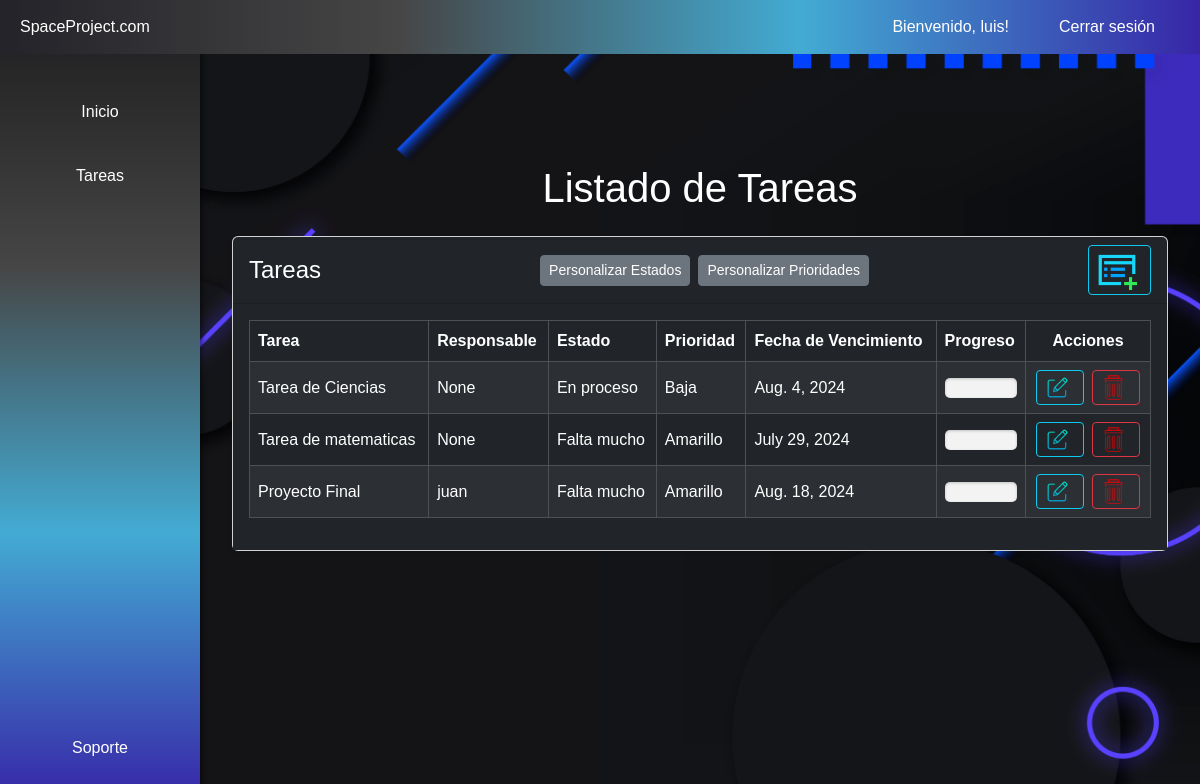
The page /index/ (signed in) on the database as committed earlier.
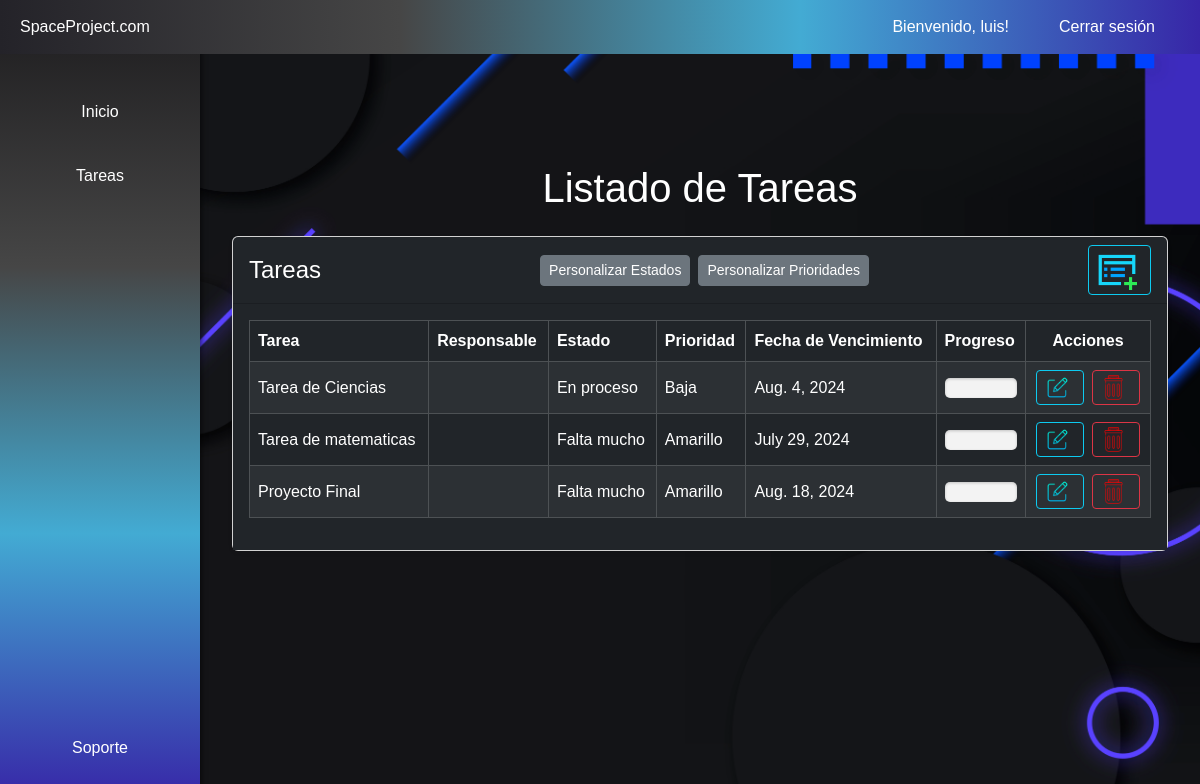
The same page on the database as committed later.
### gestor/models.py (models this page shows, shortened)
class Proyecto(models.Model):
    id_proyecto = models.AutoField(primary_key=True, verbose_name='ID Proyecto')
    nombre_proyecto = models.CharField(max_length=255)
    responsable = models.EmailField(null=True, blank=True)
    id_estado = models.ForeignKey(Estado, on_delete=models.CASCADE)
    id_prioridad = models.ForeignKey(Prioridad, on_delete=models.CASCADE)
    fecha_vencimiento = models.DateField(default=timezone.now() + timedelta(days=30))
    id_usuario = models.ForeignKey(User, on_delete=models.CASCADE)
    porcentaje = models.PositiveIntegerField(default=0)  # Nuevo campo de porcentaje

class Estado(models.Model):
    id_estado = models.AutoField(primary_key=True, verbose_name='ID Estado')
    descripcion_estado = models.CharField(max_length=50)
    id_usuario = models.ForeignKey(User, null=True, blank=True, on_delete=models.CASCADE)

class Prioridad(models.Model):
    id_prioridad = models.AutoField(primary_key=True, verbose_name='ID Prioridad')
    descripcion_prioridad = models.CharField(max_length=50)
    id_usuario = models.ForeignKey(User, null=True, blank=True, on_delete=models.CASCADE)

### gestor/views.py (the view)
# urls.py: path('index/', proyectos, name='index'),
@login_required(login_url='/accounts/login/')
def proyectos(request):
    proyectos = Proyecto.objects.filter(id_usuario=request.user)
    estados = Estado.objects.all()
    prioridades = Prioridad.objects.all()
    return render(request, 'proyectos/index.html', {
        'proyectos': proyectos,
        'estados': estados,
        'prioridades': prioridades,
    })

### gestor/templates/proyectos/index.html (shortened to what this page needs)
{% extends "base.html" %}
{% load static %}
{% block contenido %}
<h1 class="text-center my-4">Listado de Tareas</h1>
<div class="container">
    <div class="card shadow-sm mb-4">
        <div class="card-header d-flex justify-content-between align-items-center bg-dark text-white">
            <h4 class="mb-0">Tareas</h4>
            <div class="d-flex justify-content-center w-100">
                <a href="{% url 'custom_estado' %}" class="btn btn-secondary btn-sm me-2">Personalizar Estados</a>
                <a href="{% url 'custom_prioridad' %}" class="btn btn-secondary btn-sm">Personalizar Prioridades</a>
            </div>
            <a href="{% url 'agregar_proyecto' %}" class="btn btn-outline-info btn-sm">
                <img src="{% static 'imagenes/icono agregar4.png' %}" alt="Agregar Tarea" style="width: 40px; height: 40px; margin-right: 5px;">
            </a>
        </div>
        <div class="card-body bg-dark text-white">
            <div class="table-responsive">
                <table id="example" class="table table-hover table-bordered align-middle table-striped table-dark">
                    <thead class="table-dark">
                        <tr>
                            <th scope="col">Tarea</th>
                            <th scope="col">Responsable</th>
                            <th scope="col">Estado</th>
                            <th scope="col">Prioridad</th>
                            <th scope="col">Fecha de Vencimiento</th>
                            <th scope="col">Progreso</th>
                            <th scope="col" class="text-center">Acciones</th>
                        </tr>
                    </thead>
                    <tbody>
                        {% for proyecto in proyectos %}
                        <tr>
                            <td>{{ proyecto.nombre_proyecto }}</td>
                            <td>{{ proyecto.responsable }}</td>
                            <td>{{ proyecto.id_estado.descripcion_estado }}</td>
                            <td>{{ proyecto.id_prioridad.descripcion_prioridad }}</td>
                            <td>{{ proyecto.fecha_vencimiento }}</td>
                            <td>
                                <div class="progress">
                                </div>
                            </td>
                            <td class="text-center">
                                <a href="{% url 'actualizar_proyecto' proyecto.id_proyecto %}" class="btn btn-outline-info btn-sm me-1">
                                    <img src="{% static 'imagenes/icono-editar.png' %}" alt="Editar" style="width: 25px; height: 25px; margin-right: 5px;">
                                </a>
                                <a href="{% url 'eliminar_proyecto' proyecto.id_proyecto %}" class="btn btn-outline-danger btn-sm">
                                    <img src="{% static 'imagenes/icono-eliminar.png' %}" alt="Eliminar" style="width: 25px; height: 25px; margin-right: 5px;">
                                </a>
                            </td>
                        </tr>
                        {% endfor %}
                    </tbody>
                </table>
            </div>
        </div>
    </div>
</div>
{% endblock %}

Rows that differ between the two databases and show on the page:
changed Proyecto "Tarea de Ciencias": responsable "None" → (not shown)
changed Proyecto "Tarea de matematicas": responsable "None" → (not shown)
changed Proyecto "Proyecto Final": responsable "juan" → (not shown)
